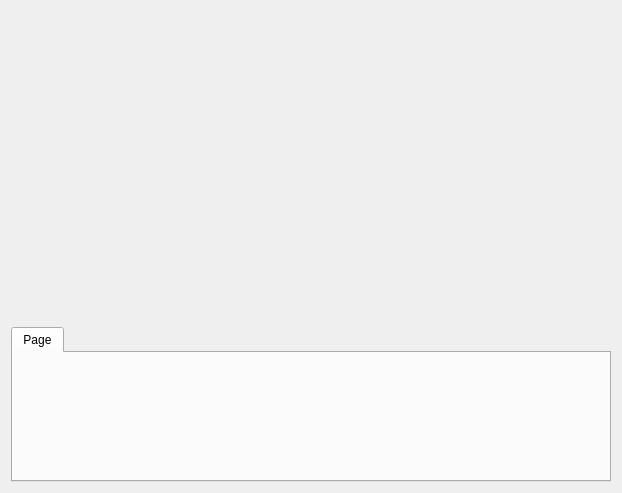
<?xml version="1.0" encoding="UTF-8"?>
<ui version="4.0">
 <class>Form</class>
 <widget class="QWidget" name="Form">
  <property name="geometry">
   <rect>
    <x>0</x>
    <y>0</y>
    <width>618</width>
    <height>493</height>
   </rect>
  </property>
  <property name="windowTitle">
   <string>Form</string>
  </property>
  <layout class="QVBoxLayout" name="verticalLayout_2">
   <item>
    <widget class="QLabel" name="PulsePixmapLabel">
     <property name="sizePolicy">
      <sizepolicy hsizetype="Fixed" vsizetype="Fixed">
       <horstretch>0</horstretch>
       <verstretch>0</verstretch>
      </sizepolicy>
     </property>
     <property name="minimumSize">
      <size>
       <width>600</width>
       <height>310</height>
      </size>
     </property>
     <property name="maximumSize">
      <size>
       <width>600</width>
       <height>310</height>
      </size>
     </property>
     <property name="text">
      <string/>
     </property>
     <property name="pixmap">
      <pixmap resource="../resources/resources.qrc">:/pixmaps/PulseSchemaMonopolarNoBurst.png</pixmap>
     </property>
     <property name="scaledContents">
      <bool>true</bool>
     </property>
    </widget>
   </item>
   <item>
    <widget class="QTabWidget" name="tabWidget">
     <property name="currentIndex">
      <number>0</number>
     </property>
     <widget class="QWidget" name="tab_4">
      <attribute name="title">
       <string>Page</string>
      </attribute>
     </widget>
    </widget>
   </item>
  </layout>
 </widget>
 <resources>
  <include location="../resources/resources.qrc"/>
 </resources>
 <connections/>
</ui>
